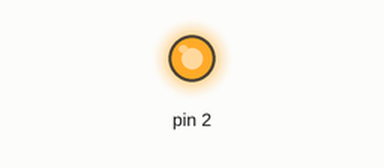
Recording of a sketch running on a simulated Arduino Uno, built with avr-gcc and run on an emulated ATmega328P. Parts: output pins drawn as LEDs (lit = HIGH). Pins used as bus, display or sensor lines are not drawn.

Above: at 0.1 s.
Timing chart, 0 to 1.6 s (numbered marks = the images above):
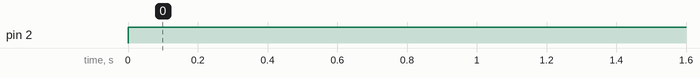

The sketch:

tester.ino
```cpp
void loop() {
		digitalWrite(1, HIGH);
		digitalWrite(2, HIGH);
}

void setup() {
	Serial.begin(9600);
	pinMode(1, OUTPUT);
	pinMode(2, OUTPUT);
}
```

Measured:
- by itself, pin 2: LOW → HIGH at 0.00 s
